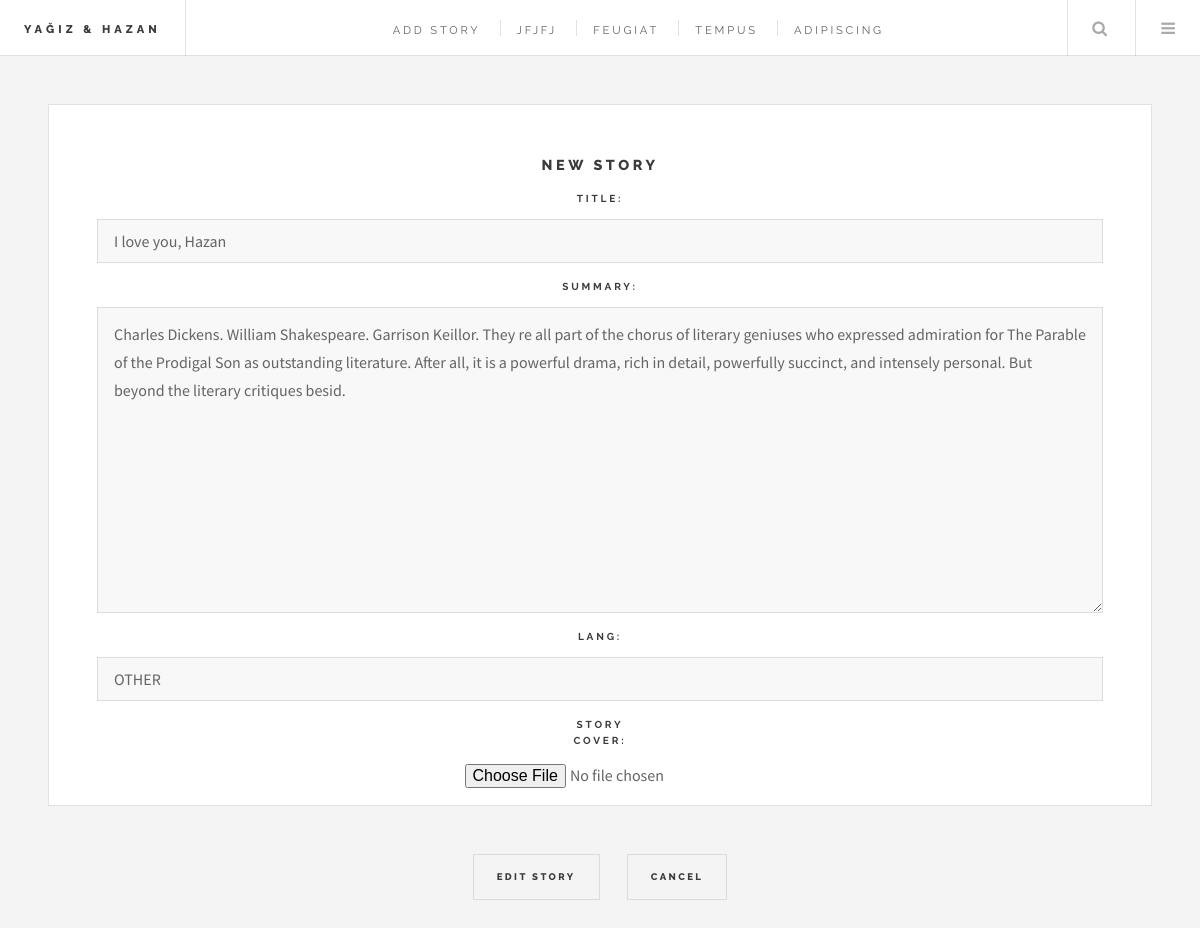
The page /user/edit/story/3/ (signed in) on the database its author committed.
### egamen/models.py (models this page shows, shortened)
class Story(models.Model):
    Lang =(
        ('LA', '-LANGUAGE-'),
        ('Ar', 'ARABIC'),
        ('Ot', 'OTHER')
    )
    title = models.CharField(max_length=250, null=False)
    author = models.ForeignKey(User, on_delete=models.CASCADE)
    summary = models.TextField(max_length=1000, null= False)
    pub_date = models.DateField(auto_now_add=True, blank=False, null=False)
    has_chapter = models.BooleanField(default=False, editable=False)
    lang = models.CharField(choices=Lang, default=Lang[0], max_length=3)
    story_cover = models.FileField()

### egamen/views.py (the view)
# urls.py: url(r'^user/edit/story/(?P<pk>[0-9]+)/$', views.EditStory.as_view(), name="edit_story"),
@method_decorator(login_required(login_url='egamen:login'), name='dispatch')
class EditStory(UpdateView):
        model = Story
        fields = ('title', 'summary', 'lang', 'story_cover',)
        template_name = 'edit_story.html'
        success_url = reverse_lazy('egamen:profile')

### templates/edit_story.html (shortened to what this page needs)
{% extends 'base.html'%}
{% block content %}
<div id="main">
    <form method="post">
        <article class="post">
            <section>
                <h3>New Story</h3>
                <div class="row uniform">
                    {% for field in form %}
                      <div class="12u$ 12u$(medium)">
                    <div class="panel-body">
                        {% if field.label_tag == "lang"%}
                        <div class="2u$ 12u$(medium)">
                            <h6 class="1u$ 12u$(medium)">Language</h6>
                            {{story.lang}}
                        </div>
                        {% else %}
                        <h6 class="1u$ 12u$(medium)">{{field.label_tag}}</h6>
                        <div class="col-md-10">{{ field }}</div>
                        {% endif%}
                    </div>
                      </div>
                    {% endfor %}
                </div>
</section>
</article>
<div class="12u$ 12u$">
    <ul class="actions">
        <li><input type="submit" value="Edit Story"/></li>
        <li><input type="reset" value="cancel"/></li>
    </ul>
</div>
</form>
</div>
{% endblock%}

### rows shown on the page
Story: form "I love you, Hazan" "Charles Dickens. William Shakespeare. Garrison Keillor. They re all part of the chorus of literary geniuses who expressed admiration for The Parable of the Prodigal Son as outstanding literature. After all, it is a powerful drama, rich in detail, powerfully succinct, and intensely personal. But beyond the literary critiques besid." "OTHER"

### other values the page prints
{{ field.label_tag }} "TITLE:" "SUMMARY:" "LANG:" "STORY COVER:"
